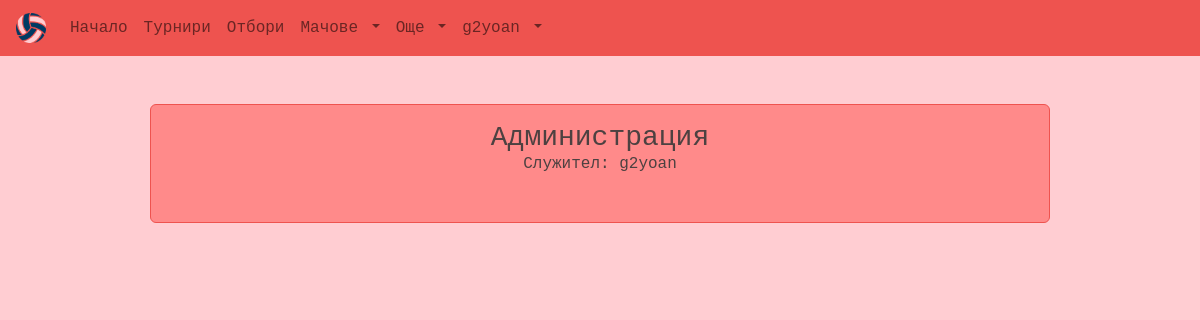
/myadmin/players/ (signed in), run on an earlier commit of the app's database.
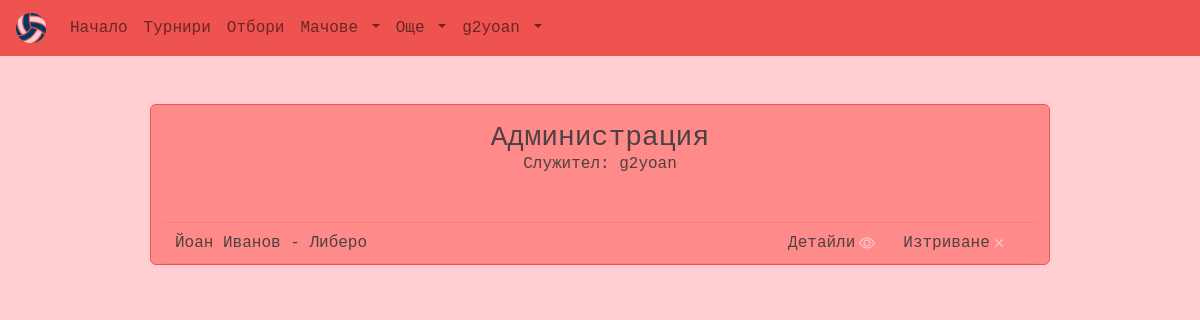
And on a later commit of the database.
### main/models.py (models this page shows)
class Player(models.Model):
    POSITIONS = (
        ('L', 'Либеро'),
        ('S', 'Разпределител'),
        ('OH', 'Посрещач'),
        ('OP',  'Диагонал'),
        ('MB', 'Център'),
    )
    id = models.UUIDField(primary_key=True, default=uuid.uuid4, editable=False)
    first_name = models.CharField(max_length=64, null=False, blank=False)
    last_name = models.CharField(max_length=64, null=False, blank=False)
    birth_date = models.DateField(null=True, blank=True)
    nationality = models.CharField(max_length=64, null=False, blank=False)
    height = models.DecimalField(decimal_places=2, max_digits=3, validators=[MinValueValidator(1), MaxValueValidator(3)], null=False, blank = False)
    team = models.ForeignKey(Team, on_delete=models.SET_NULL, null=True, blank=True)
    position = models.CharField(max_length=3, choices=POSITIONS, null=True, blank=True)
    photo = models.ImageField(upload_to="players_pics", null=True, blank=True)
    description = models.TextField(null=True, blank=True)
    class Meta:
        ordering=['team', 'last_name']
    def __str__(self):
        return f"{self.first_name} {self.last_name}"

### main/views/views_admin.py (the view)
# urls.py: path('myadmin/players/', views.admin_players, name='admin_players'),
@staff_member_required
def admin_players(request):
    players = Player.objects.all()
    context = {"players": players}
    return render(request, "main/admin_templates/admin_players.html", context)

### main/models.py (called while the page is built)
    def __str__(self):
        return self.username

### main/templates/main/admin_templates/admin_players.html (shortened to what this page needs)
{% extends 'base.html' %}
{% block content %}
<main class="container-fluid text-font w-75 mt-5 h-100">
    <section class="row border-main rounded bg-sec my-5 align-items-center justify-content-center d-flex">
        <h3 class="text-center mt-3 mb-0">Администрация</h3>
        <h5 class="h6 text-center mb-5">Служител: {{request.user}}</h5>
        {% for player in players %}
        <article class="row d-flex align-items-center text-center">
            <hr class="mt-0 mb-2" style="color: var(--main-color)">
            <div class="col-8 d-flex align-items-center justify-content-start text-center">
                <span>{{player}} - {{player.get_position_display}}</span>
            </div>
            <div class="col-2 d-flex align-items-center justify-content-end">
                <a class="text-decoration-none text-font link-bg"
                    href="{% url 'edit-player' player.id %}">
                    <span>Детайли</span>
                </a>
            </div>
            <div class="col-2 d-flex align-items-center justify-content-start">
                <a class="text-decoration-none text-font link-bg"
                    href="{% url 'delete-player' player.id %}">
                    <span>Изтриване</span>
                </a>
            </div>
            <hr class="mt-2 mb-0" style="color: var(--main-color)">
        </article>
        {% endfor %}
        {% endblock %}

What changed in the data, as far as the page shows it:
added Player: first_name+last_name "Йоан Иванов", position "Либеро"
